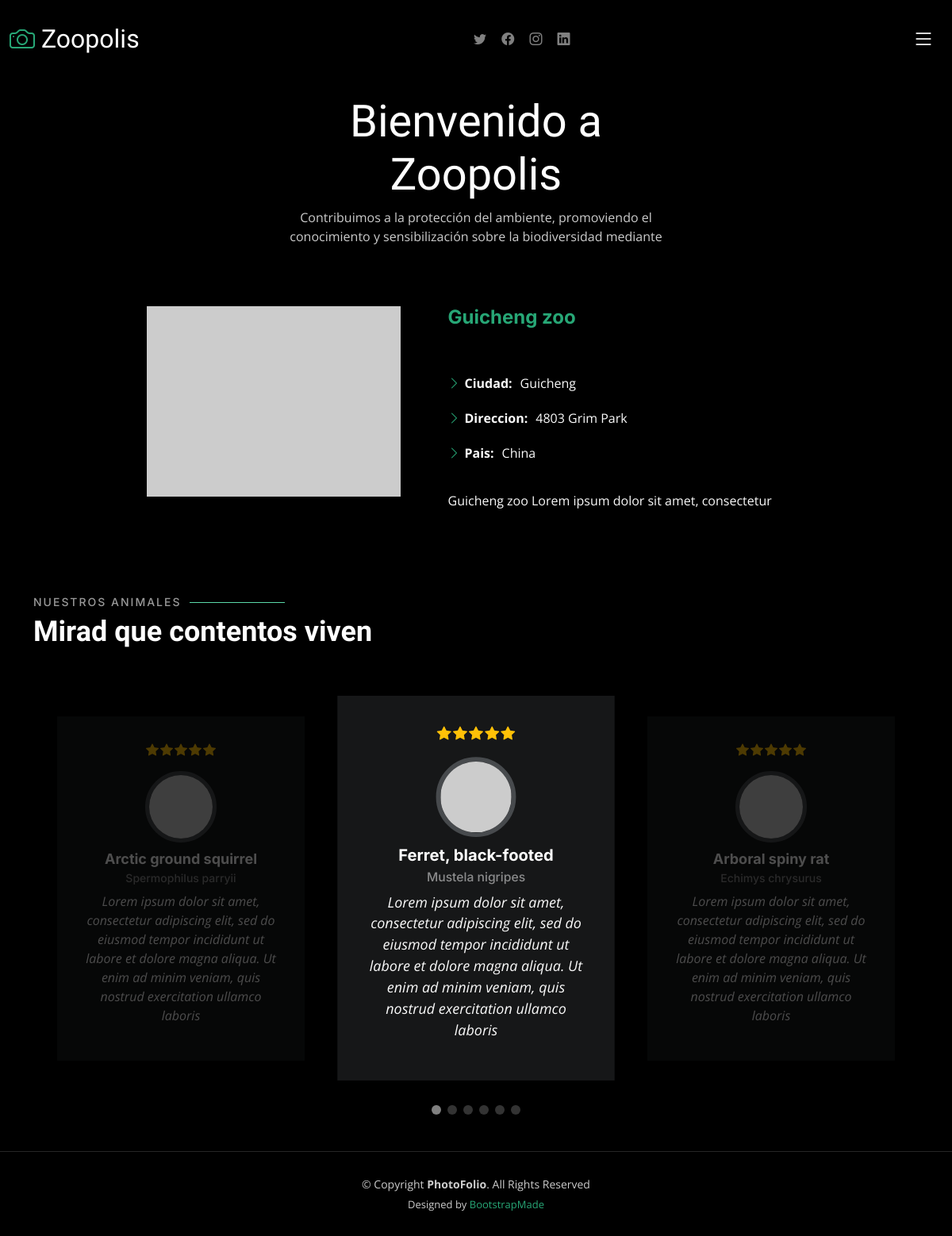
The page /c_verZoo.php?id=2 on the database its author committed.
### tables this page shows
CREATE TABLE `zoos` (
  `id` int(11) NOT NULL,
  `ciudad` varchar(50) DEFAULT NULL,
  `nombre` varchar(50) DEFAULT NULL,
  `direccion` varchar(50) DEFAULT NULL,
  `pais` varchar(50) DEFAULT NULL,
  `descripcion` varchar(255) DEFAULT NULL,
  `foto` varchar(255) DEFAULT NULL
);

CREATE TABLE `animals` (
  `id` int(11) NOT NULL,
  `nombre` varchar(50) DEFAULT NULL,
  `foto` varchar(255) DEFAULT NULL,
  `nombre_cientifico` varchar(50) DEFAULT NULL,
  `descripcion` varchar(512) DEFAULT NULL,
  `zoo_id` int(11) DEFAULT NULL
);

### c_verZoo.php (called while the page is built, shortened)
<?php
require 'modelo/ZooModelo.php';
require 'modelo/AnimalModelo.php';
$zoosM = new ZooModelo();
$zoo = $zoosM->selectById($_GET['id']);
$animalesM = new AnimalModelo();
$animalesZoo = $animalesM->selectAnimalsByZoo($_GET['id']);
require 'vista/zoo.php';

### modelo/ZooModelo.php (called while the page is built, shortened)
<?php
class ZooModelo extends Conexion implements Modelos
{
    public function selectById($id)
    {
       $conn = $this->con();
       $stmt = $conn->prepare("SELECT * FROM zoos where id=?");
       $stmt->bind_param("i",$id);
       $stmt->execute();
       $resultado = $stmt->get_result();
       if ($row = $resultado->fetch_assoc()) {
            $zoo = $row;
       }
       return $zoo;
    }
}

### modelo/AnimalModelo.php (called while the page is built, shortened)
<?php
class AnimalModelo extends Conexion implements Modelos
{
    public function selectAnimalsByZoo($idZoo){
       $conn = $this->con();
       $stmt = $conn->prepare("SELECT * FROM animals where zoo_id=?");
       $stmt->bind_param("i",$idZoo);
       $stmt->execute();
       $resultado = $stmt->get_result();
       $animales = [];
       while ($row = $resultado->fetch_assoc()) {
            $animales[] = $row;
       }
       return $animales;
    }
}

### vista/partials/animalGalleryCard.php (the view)
<div class="swiper-slide">
    <div class="testimonial-item">
        <div class="stars">
            <i class="bi bi-star-fill"></i><i class="bi bi-star-fill"></i><i class="bi bi-star-fill"></i><i class="bi bi-star-fill"></i><i class="bi bi-star-fill"></i>
        </div>
        <div class="profile mt-auto">
            <img src="<?php echo $animal['foto'] ?>" class="testimonial-img" alt="">
            <h3><?php echo $animal['nombre'] ?></h3>
            <h4><?php echo $animal['nombre_cientifico'] ?></h4>
        </div>
        <p class="mt-2">
        <?php echo $animal['descripcion'] ?>
        </p>
    </div>
</div>

### vista/zoo.php (shortened to what this page needs)
<!DOCTYPE html>
<html lang="en">
<head>
<link href="vista/assets/vendor/bootstrap/css/bootstrap.min.css"
	rel="stylesheet">
<link href="vista/assets/vendor/bootstrap-icons/bootstrap-icons.css"
	rel="stylesheet">
<link href="vista/assets/vendor/swiper/swiper-bundle.min.css"
	rel="stylesheet">
<link href="vista/assets/vendor/glightbox/css/glightbox.min.css"
	rel="stylesheet">
<link href="vista/assets/vendor/aos/aos.css" rel="stylesheet">
<link href="vista/assets/css/main.css" rel="stylesheet">
</head>
<body>
	<header id="header" class="header d-flex align-items-center fixed-top">
		<div
			class="container-fluid d-flex align-items-center justify-content-between">
			<a href="index.php"
				class="logo d-flex align-items-center  me-auto me-lg-0">
				<i class="bi bi-camera"></i>
				<h1>Zoopolis</h1>
			</a>
			<div class="header-social-links">
				<a href="#" class="twitter"><i class="bi bi-twitter"></i></a> <a
					href="#" class="facebook"><i class="bi bi-facebook"></i></a> <a
					href="#" class="instagram"><i class="bi bi-instagram"></i></a> <a
					href="#" class="linkedin"><i class="bi bi-linkedin"></i></i></a>
			</div>
			<i class="mobile-nav-toggle mobile-nav-show bi bi-list"></i>
		</div>
	</header>
  <main id="main" data-aos="fade" data-aos-delay="1500">
    <div class="page-header d-flex align-items-center">
      <div class="container position-relative">
        <div class="row d-flex justify-content-center">
          <div class="col-lg-6 text-center">
            <h2>Bienvenido a Zoopolis</h2>
            <p>Contribuimos a la protección del ambiente, promoviendo el conocimiento y sensibilización sobre la biodiversidad mediante</p>
          </div>
        </div>
      </div>
    </div>
    <section id="about" class="about">
      <div class="container">
        <div class="row gy-4 justify-content-center">
          <div class="col-lg-4">
            <img src="<?php echo $zoo['foto'] ?>" class="img-fluid" alt="">
          </div>
          <div class="col-lg-5 content">
            <h2><?php echo $zoo['nombre']; ?></h2>
            <p class="fst-italic py-3">
            </p>
            <div class="row">
              <div class="col-lg-12">
                <ul>
                  <li><i class="bi bi-chevron-right"></i> <strong>Ciudad:</strong> <span><?php echo $zoo['ciudad'] ?></span></li>
                  <li><i class="bi bi-chevron-right"></i> <strong>Direccion:</strong> <span><?php echo $zoo['direccion'] ?></span></li>
                  <li><i class="bi bi-chevron-right"></i> <strong>Pais:</strong> <span><?php echo $zoo['pais'] ?></span></li>
                </ul>
              </div>
            </div>
            <p class="py-3">
             <?php echo $zoo['descripcion'] ?>
            </p>
          </div>
        </div>
      </div>
    </section>
    <section id="testimonials" class="testimonials">
      <div class="container">
        <div class="section-header">
          <h2>Nuestros Animales</h2>
          <p>Mirad que contentos viven</p>
        </div>
        <div class="slides-3 swiper">
          <div class="swiper-wrapper">
           <?php
            foreach ($animalesZoo as $animal){
              require 'vista/partials/animalGalleryCard.php';
            }
           ?>
          </div>
          <div class="swiper-pagination"></div>
        </div>
      </div>
    </section>
</main>
	<footer id="footer" class="footer">
		<div class="container">
			<div class="copyright">
				&copy; Copyright <strong><span>PhotoFolio</span></strong>. All
				Rights Reserved
			</div>
			<div class="credits">
				Designed by <a href="https://bootstrapmade.com/">BootstrapMade</a>
			</div>
		</div>
	</footer>
</body>
</html>

### vista/assets/css/main.css (style rules this page uses)
:root { --font-default: "Open Sans", system-ui, -apple-system, "Segoe UI", Roboto, "Helvetica Neue", Arial, "Noto Sans", "Liberation Sans", sans-serif, "Apple Color Emoji", "Segoe UI Emoji", "Segoe UI Symbol", "Noto Color Emoji"; --font-primary: "Inter", sans-serif; --font-secondary: "Cardo", sans-serif; }
:root { --color-default: #fafafa; --color-primary: #27a776; --color-secondary: #161718; }
:root { scroll-behavior: smooth; }
body { font-family: var(--font-default); color: var(--color-default); background-color: #000; }
a { color: var(--color-primary); text-decoration: none; }
h1, h2, h3, h4, h5, h6 { font-family: var(--font-primary); }
.section-header { padding-bottom: 40px; }
.section-header h2 { font-size: 14px; font-weight: 500; padding: 0; line-height: 1px; margin: 0 0 5px 0; letter-spacing: 2px; text-transform: uppercase; color: rgba(255, 255, 255, 0.6); font-family: var(--font-primary); }
.section-header h2::after { content: ""; width: 120px; height: 1px; display: inline-block; background: #5bd9a9; margin: 4px 10px; }
.section-header p { margin: 0; margin: 0; font-size: 36px; font-weight: 700; font-family: var(--font-secondary); color: #fff; }
.page-header { padding: 120px 0 60px 0; min-height: 30vh; position: relative; }
.page-header h2 { font-size: 56px; font-weight: 500; color: #fff; font-family: var(--font-secondary); }
.page-header p { color: rgba(255, 255, 255, 0.8); }
.header { transition: all 0.5s; z-index: 997; padding: 30px 0; background-color: #000; }
.header .logo { transition: 0.3s; }
.header .logo h1 { font-size: 32px; margin: 0; font-weight: 400; color: #fff; font-family: var(--font-secondary); }
.header .logo i { font-size: 32px; margin-right: 8px; line-height: 0; }
.header .header-social-links { padding-right: 15px; }
.header .header-social-links a { color: rgba(255, 255, 255, 0.5); padding-left: 15px; display: inline-block; line-height: 0px; transition: 0.3s; font-size: 16px; }
@media (max-width: 1279px) { .mobile-nav-show { color: #fff; font-size: 28px; cursor: pointer; line-height: 0; transition: 0.5s; z-index: 9999; margin: 0 10px 0 10px; } }
.about .content h2 { font-weight: 700; font-size: 24px; color: var(--color-primary); }
.about .content ul { list-style: none; padding: 0; }
.about .content ul li { margin-bottom: 20px; display: flex; align-items: center; }
.about .content ul strong { margin-right: 10px; }
.about .content ul i { font-size: 16px; margin-right: 5px; color: var(--color-primary); line-height: 0; }
.testimonials { margin-top: 80px; }
.testimonials .testimonial-item { box-sizing: content-box; padding: 30px; margin: 40px 30px; background: var(--color-secondary); min-height: 320px; display: flex; flex-direction: column; text-align: center; transition: 0.3s; }
.testimonials .testimonial-item .stars { margin-bottom: 15px; }
.testimonials .testimonial-item .stars i { color: #ffc107; margin: 0 1px; }
.testimonials .testimonial-item .testimonial-img { width: 90px; border-radius: 50%; border: 5px solid #474a4d; margin: 0 auto; }
.testimonials .testimonial-item h3 { font-size: 18px; font-weight: bold; margin: 10px 0 5px 0; color: #fff; }
.testimonials .testimonial-item h4 { font-size: 14px; color: rgba(255, 255, 255, 0.5); margin: 0; }
.testimonials .testimonial-item p { font-style: italic; margin: 0 auto 15px auto; }
.testimonials .swiper-pagination { margin-top: 20px; position: relative; }
.testimonials .swiper-slide { opacity: 0.3; }
@media (min-width: 1200px) { .testimonials .swiper-slide-next { opacity: 1; transform: scale(1.12); } }
.footer { margin-top: 30px; padding: 30px 0; font-size: 14px; border-top: 1px solid rgba(255, 255, 255, 0.15); }
.footer .copyright { text-align: center; color: rgba(255, 255, 255, 0.8); }
.footer .credits { padding-top: 6px; text-align: center; font-size: 13px; color: rgba(255, 255, 255, 0.8); }
.footer .credits a { color: var(--color-primary); }

### rows shown on the page
zoos: nombre "Guicheng zoo", ciudad "Guicheng", direccion "4803 Grim Park", pais "China", descripcion "Guicheng zoo Lorem ipsum dolor sit amet, consectetur"
animals: nombre "Arctic ground squirrel", nombre_cientifico "Spermophilus parryii", descripcion "Lorem ipsum dolor sit amet, consectetur adipiscing elit, sed do eiusmod tempor incididunt ut labore et dolore magna aliqua. Ut enim ad minim veniam, quis nostrud exercitation ullamco laboris"
animals: nombre "Ferret, black-footed", nombre_cientifico "Mustela nigripes", descripcion "Lorem ipsum dolor sit amet, consectetur adipiscing elit, sed do eiusmod tempor incididunt ut labore et dolore magna aliqua. Ut enim ad minim veniam, quis nostrud exercitation ullamco laboris"
animals: nombre "Arboral spiny rat", nombre_cientifico "Echimys chrysurus", descripcion "Lorem ipsum dolor sit amet, consectetur adipiscing elit, sed do eiusmod tempor incididunt ut labore et dolore magna aliqua. Ut enim ad minim veniam, quis nostrud exercitation ullamco laboris"
